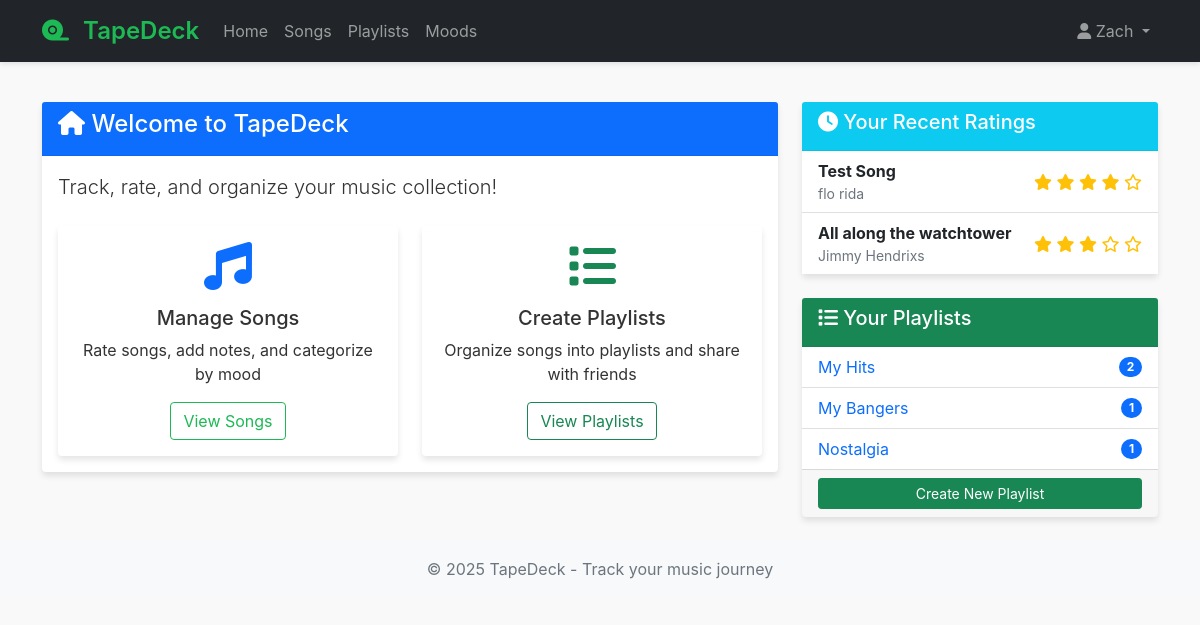
The app's page / (signed in) with its own data.
### models.py (models this page shows, shortened)
class User(UserMixin, db.Model):
    __tablename__ = 'user'
    user_id = db.Column(db.Integer, primary_key=True)
    email = db.Column(db.String(120), unique=True, nullable=False)
    username = db.Column(db.String(80), unique=True, nullable=False)
    password_hash = db.Column(db.String(128))
    ratings = db.relationship('SongRating', backref='user', lazy=True)
    playlists = db.relationship('Playlist', secondary=playlist_manager, backref=db.backref('users', lazy='dynamic'))
    moods = db.relationship('Mood', backref='user', lazy=True)

class SongRating(db.Model):
    __tablename__ = 'song_rating'
    rating_id = db.Column(db.Integer, primary_key=True)
    user_id = db.Column(db.Integer, db.ForeignKey('user.user_id'), nullable=False)
    song_id = db.Column(db.Integer, db.ForeignKey('song.song_id'), nullable=False)
    rating = db.Column(db.Float, nullable=False)
    mood_id = db.Column(db.Integer, db.ForeignKey('mood.mood_id'))
    notes = db.Column(db.Text)  # Added for note-taking requirement
    created_at = db.Column(db.DateTime, default=datetime.utcnow)
    updated_at = db.Column(db.DateTime, default=datetime.utcnow, onupdate=datetime.utcnow)

class Song(db.Model):
    __tablename__ = 'song'
    song_id = db.Column(db.Integer, primary_key=True)
    song_name = db.Column(db.String(100), nullable=False)
    release_date = db.Column(db.String(20))
    album_id = db.Column(db.Integer, db.ForeignKey('album.album_id'))
    artist_id = db.Column(db.Integer, db.ForeignKey('artist.artist_id'), nullable=False)
    genre = db.Column(db.String(50))  # Added genre for filtering requirement
    ratings = db.relationship('SongRating', backref='song', lazy=True)
    playlists = db.relationship('Playlist', secondary=playlist_songs, backref=db.backref('songs', lazy='dynamic'))

class Artist(db.Model):
    __tablename__ = 'artist'
    artist_id = db.Column(db.Integer, primary_key=True)
    artist_name = db.Column(db.String(100), nullable=False)
    songs = db.relationship('Song', backref='artist', lazy=True)

class Playlist(db.Model):
    __tablename__ = 'playlist'
    playlist_id = db.Column(db.Integer, primary_key=True)
    playlist_name = db.Column(db.String(100), nullable=False)
    created_by = db.Column(db.Integer, db.ForeignKey('user.user_id'), nullable=False)
    created_at = db.Column(db.DateTime, default=datetime.utcnow)
    creator = db.relationship('User', foreign_keys=[created_by])

### routes.py (the view)
@bp.route('/')
@login_required
def home():
    recent_ratings = SongRating.query.filter_by(user_id=current_user.user_id).order_by(SongRating.updated_at.desc()).limit(5).all()
    playlists = Playlist.query.join(playlist_manager).filter(
        playlist_manager.c.user_id == current_user.user_id
    ).all()
    return render_template('home.html', recent_ratings=recent_ratings, playlists=playlists)

### app.py (called while the page is built)
def create_app(config_class=Config):
    app = Flask(__name__)
    app.config.from_object(config_class)
    app.jinja_env.globals.update(enumerate=enumerate)
    db.init_app(app)
    login_manager = LoginManager()
    login_manager.login_view = 'routes.login'
    login_manager.login_message_category = 'info'
    login_manager.init_app(app)
    @login_manager.user_loader
    def load_user(user_id):
        return User.query.get(int(user_id))
    app.register_blueprint(routes_bp)
    with app.app_context():
        db.create_all()
    return app

### templates/home.html (shortened to what this page needs)
{% extends "base.html" %}
{% block content %}
<div class="row">
    <div class="col-md-8">
        <div class="card mb-4">
            <div class="card-header bg-primary text-white">
                <h4><i class="fas fa-home"></i> Welcome to TapeDeck</h4>
            </div>
            <div class="card-body">
                <p class="lead">Track, rate, and organize your music collection!</p>
                <div class="row mt-4">
                    <div class="col-md-6">
                        <div class="card h-100">
                            <div class="card-body text-center">
                                <i class="fas fa-music fa-3x mb-3 text-primary"></i>
                                <h5>Manage Songs</h5>
                                <p>Rate songs, add notes, and categorize by mood</p>
                                <a href="{{ url_for('routes.songs') }}" class="btn btn-outline-primary">View Songs</a>
                            </div>
                        </div>
                    </div>
                    <div class="col-md-6">
                        <div class="card h-100">
                            <div class="card-body text-center">
                                <i class="fas fa-list fa-3x mb-3 text-success"></i>
                                <h5>Create Playlists</h5>
                                <p>Organize songs into playlists and share with friends</p>
                                <a href="{{ url_for('routes.playlists') }}" class="btn btn-outline-success">View Playlists</a>
                            </div>
                        </div>
                    </div>
                </div>
            </div>
        </div>
    </div>
    <div class="col-md-4">
        <div class="card mb-4">
            <div class="card-header bg-info text-white">
                <h5><i class="fas fa-clock"></i> Your Recent Ratings</h5>
            </div>
            <div class="card-body p-0">
                {% if recent_ratings %}
                    <ul class="list-group list-group-flush">
                        {% for rating in recent_ratings %}
                            <li class="list-group-item">
                                <div class="d-flex justify-content-between align-items-center">
                                    <div>
                                        <strong>{{ rating.song.song_name }}</strong>
                                        <div class="text-muted small">{{ rating.song.artist.artist_name }}</div>
                                    </div>
                                    <div class="text-warning">
                                        {% for i in range(5) %}
                                            {% if i < rating.rating|int %}
                                                <i class="fas fa-star"></i>
                                            {% elif i < rating.rating and i >= rating.rating|int %}
                                                <i class="fas fa-star-half-alt"></i>
                                            {% else %}
                                                <i class="far fa-star"></i>
                                            {% endif %}
                                        {% endfor %}
                                    </div>
                                </div>
                            </li>
                        {% endfor %}
                    </ul>
                {% else %}
                    <div class="text-center p-4">
                        <p class="text-muted">You haven't rated any songs yet.</p>
                        <a href="{{ url_for('routes.songs') }}" class="btn btn-sm btn-primary">Start Rating</a>
                    </div>
                {% endif %}
            </div>
        </div>
        <div class="card">
            <div class="card-header bg-success text-white">
                <h5><i class="fas fa-list"></i> Your Playlists</h5>
            </div>
            <div class="card-body p-0">
                {% if playlists %}
                    <ul class="list-group list-group-flush">
                        {% for playlist in playlists %}
                            <li class="list-group-item">
                                <a href="{{ url_for('routes.view_playlist', playlist_id=playlist.playlist_id) }}" class="d-flex justify-content-between align-items-center text-decoration-none">
                                    <span>{{ playlist.playlist_name }}</span>
                                    <span class="badge bg-primary rounded-pill">{{ playlist.songs.count() }}</span>
                                </a>
                            </li>
                        {% endfor %}
                    </ul>
                    <div class="card-footer">
                        <a href="{{ url_for('routes.create_playlist') }}" class="btn btn-sm btn-success w-100">Create New Playlist</a>
                    </div>
                {% else %}
                    <div class="text-center p-4">
                        <p class="text-muted">You don't have any playlists yet.</p>
                        <a href="{{ url_for('routes.create_playlist') }}" class="btn btn-sm btn-success">Create Playlist</a>
                    </div>
                {% endif %}
            </div>
        </div>
    </div>
</div>
{% endblock %}

### templates/base.html (shortened to what this page needs)
<!DOCTYPE html>
<html lang="en">
<head>
    <link href="https://cdn.jsdelivr.net/npm/bootstrap@5.1.3/dist/css/bootstrap.min.css" rel="stylesheet">
    <link rel="stylesheet" href="https://cdnjs.cloudflare.com/ajax/libs/font-awesome/6.0.0-beta3/css/all.min.css">
    <link rel="stylesheet" href="{{ url_for('static', filename='css/style.css') }}">
</head>
<body>
    <nav class="navbar navbar-expand-lg navbar-dark bg-dark">
        <div class="container">
            <a class="navbar-brand" href="{{ url_for('routes.home') }}">
                <i class="fas fa-tape"></i> {{ config.APP_NAME }}
            </a>
            <div class="collapse navbar-collapse" id="navbarNav">
                <ul class="navbar-nav me-auto">
                    {% if current_user.is_authenticated %}
                        <li class="nav-item">
                            <a class="nav-link" href="{{ url_for('routes.home') }}">Home</a>
                        </li>
                        <li class="nav-item">
                            <a class="nav-link" href="{{ url_for('routes.songs') }}">Songs</a>
                        </li>
                        <li class="nav-item">
                            <a class="nav-link" href="{{ url_for('routes.playlists') }}">Playlists</a>
                        </li>
                        <li class="nav-item">
                            <a class="nav-link" href="{{ url_for('routes.moods') }}">Moods</a>
                        </li>
                    {% endif %}
                </ul>
                <ul class="navbar-nav">
                    {% if current_user.is_authenticated %}
                        <li class="nav-item dropdown">
                            <a class="nav-link dropdown-toggle" href="#" id="userDropdown" role="button" data-bs-toggle="dropdown">
                                <i class="fas fa-user"></i> {{ current_user.username }}
                            </a>
                        </li>
                    {% endif %}
                </ul>
            </div>
        </div>
    </nav>
    <main class="container py-4">
        {% block content %}{% endblock %}
    </main>
    <footer class="footer mt-auto py-3 bg-light">
        <div class="container text-center">
            <span class="text-muted">© 2025 {{ config.APP_NAME }} - Track your music journey</span>
        </div>
    </footer>
</body>
</html>

### static/css/style.css (style rules this page uses)
:root { --primary-color: #1DB954; --primary-dark: #1AA34A; --secondary-color: #191414; --accent-color: #FF6B6B; --light-bg: #f8f9fa; --card-shadow: 0 4px 6px rgba(0, 0, 0, 0.1); --text-muted: #6c757d; }
body { font-family: 'Inter', -apple-system, BlinkMacSystemFont, 'Segoe UI', Roboto, Oxygen, Ubuntu, Cantarell, sans-serif; background-color: #f9f9f9; color: #333; padding-bottom: 2rem; }
.btn-outline-primary { color: var(--primary-color); border-color: var(--primary-color); }
.navbar { box-shadow: 0 2px 5px rgba(0, 0, 0, 0.1); background-color: #fff; }
.navbar-brand { font-weight: 600; font-size: 1.5rem; color: var(--primary-color) !important; }
.navbar-brand i { margin-right: 0.5rem; }
.card { border: none; box-shadow: var(--card-shadow); transition: transform 0.2s ease-in-out; }
.card-header { background-color: #fff; border-bottom: 1px solid rgba(0, 0, 0, 0.05); }

### records on screen
User: username "Zach"
SongRating: song.song_name "Test Song", song.artist.artist_name "flo rida", rating 4 (drawn)
SongRating: song.song_name "All along the watchtower", song.artist.artist_name "Jimmy Hendrixs", rating 3 (drawn)
Playlist: playlist_name "My Hits", songs.count "2"
Playlist: playlist_name "My Bangers", songs.count "1"
Playlist: playlist_name "Nostalgia", songs.count "1"

### other values on screen
{{ config.APP_NAME }} "TapeDeck"
